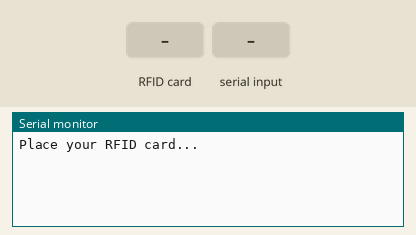
Simulated run of this sketch. Board: Arduino Uno, built with avr-gcc and run on an emulated ATmega328P. Parts: the last lines printed to the serial monitor. Inputs (shaded band) come from the test bench.

Above: at 1.2 s.
1.3 s: RFID card 5E 7A 19 C4 held to the reader
At 2.2 s:
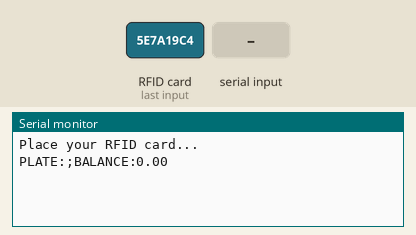
2.8 s: "90,45\n" received over Serial
At 4.3 s:
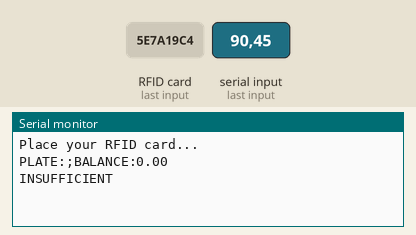

Measured:
- after the input at 1.3 s, the serial monitor: prints a new line at once (image 1)
- after the input at 2.8 s, the serial monitor: prints a new line at once (image 2)

The sketch:

process_payment1.ino
```cpp
#include <SPI.h>
#include <MFRC522.h>

#define RST_PIN 9
#define SS_PIN 10

MFRC522 mfrc522(SS_PIN, RST_PIN);
MFRC522::MIFARE_Key key;

const int PLATE_BLOCK = 1;
const int BALANCE_BLOCK = 2;

void setup() {
  Serial.begin(9600);
  SPI.begin();
  mfrc522.PCD_Init();

  for (byte i = 0; i < 6; i++) {
    key.keyByte[i] = 0xFF;
  }

  Serial.println("Place your RFID card...");
}

void loop() {
  if (mfrc522.PICC_IsNewCardPresent() && mfrc522.PICC_ReadCardSerial()) {
    byte buffer[18];
    byte size = sizeof(buffer);
    byte status;

    // Authenticate and read Plate
    status = mfrc522.PCD_Authenticate(MFRC522::PICC_CMD_MF_AUTH_KEY_A, PLATE_BLOCK, &key, &(mfrc522.uid));
    if (status != MFRC522::STATUS_OK) {
      Serial.println("Auth failed for plate.");
      return;
    }

    status = mfrc522.MIFARE_Read(PLATE_BLOCK, buffer, &size);
    if (status != MFRC522::STATUS_OK) {
      Serial.println("Reading plate failed.");
      return;
    }

    String plateNumber = "";
    for (int i = 0; i < 16; i++) {
      if (isPrintable(buffer[i])) {
        plateNumber += (char)buffer[i];
      }
    }

    // Authenticate and read Balance
    status = mfrc522.PCD_Authenticate(MFRC522::PICC_CMD_MF_AUTH_KEY_A, BALANCE_BLOCK, &key, &(mfrc522.uid));
    if (status != MFRC522::STATUS_OK) {
      Serial.println("Auth failed for balance.");
      return;
    }

    status = mfrc522.MIFARE_Read(BALANCE_BLOCK, buffer, &size);
    if (status != MFRC522::STATUS_OK) {
      Serial.println("Reading balance failed.");
      return;
    }

    float currentBalance;
    memcpy(&currentBalance, buffer, sizeof(float));

    Serial.print("PLATE:");
    Serial.print(plateNumber);
    Serial.print(";BALANCE:");
    Serial.println(currentBalance, 2);

    // Wait for payment amount from PC
    while (!Serial.available());
    String input = Serial.readStringUntil('\n');
    float amountDue = input.toFloat();

    if (amountDue > currentBalance) {
      Serial.println("INSUFFICIENT");
    } else {
      float newBalance = currentBalance - amountDue;

      byte writeBuffer[16];
      memset(writeBuffer, 0, sizeof(writeBuffer));
      memcpy(writeBuffer, &newBalance, sizeof(float));

      status = mfrc522.PCD_Authenticate(MFRC522::PICC_CMD_MF_AUTH_KEY_A, BALANCE_BLOCK, &key, &(mfrc522.uid));
      if (status != MFRC522::STATUS_OK) {
        Serial.println("Auth failed for write.");
        return;
      }

      status = mfrc522.MIFARE_Write(BALANCE_BLOCK, writeBuffer, 16);
      if (status != MFRC522::STATUS_OK) {
        Serial.println("Write failed.");
        return;
      }

      Serial.println("DONE");
    }

    mfrc522.PICC_HaltA();
    mfrc522.PCD_StopCrypto1();
  }
}
```
